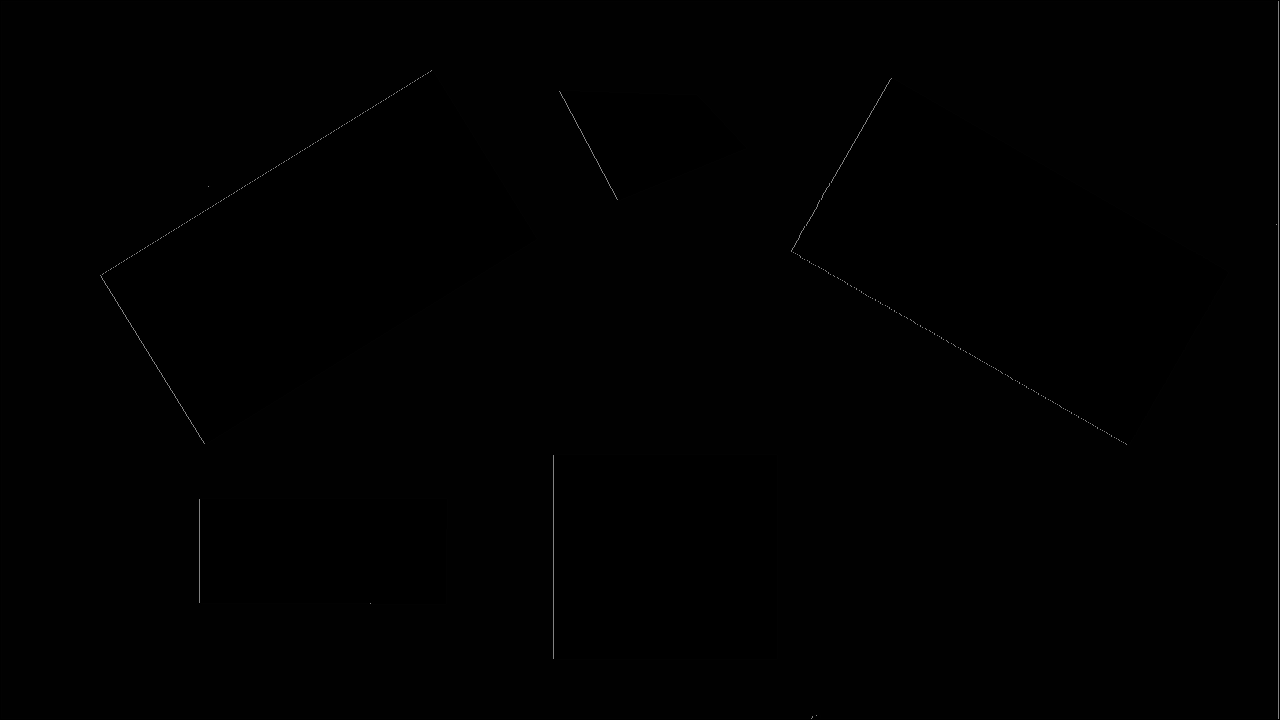
#> input picture python/img0.bmp, 1280 x 720 px
$ python test.py --file img0.bmp   (Python 2 division)   (older library calls are emulated)
#> lines starting #> are read from the running program, lines starting #| are printed output that depends on the picture; after the words box and inside, x2 and y2 are one past the last pixel; in counts of white or black regions, pixels touching at a corner belong together
# coding=UTF-8
import cv2
import cv2.cv as cv
import numpy as np

import sys
import argparse
parser = argparse.ArgumentParser(description='manual to this script')
parser.add_argument('--file', type=str, default = None)
args = parser.parse_args()
file =  args.file
#
def gamma_trans(img, gamma):

	gamma_table = [np.power(x/255.0, gamma)*255.0 for x in range(256)]
	gamma_table = np.round(np.array(gamma_table)).astype(np.uint8)

	return cv2.LUT(img, gamma_table)


img = cv2.imread(file)
#> img is the input picture: shape (720, 1280, 3); min 0, max 130, mean 1

emptyImage = np.zeros(img.shape, np.uint8)

emptyImage2 = img.copy()

emptyImage3=cv2.cvtColor(img,cv2.COLOR_BGR2GRAY)

(B,G,R) = cv2.split(img)
cv2.imwrite("colorB.bmp",B);
cv2.imwrite("colorG.bmp",G);
cv2.imwrite("colorR.bmp",R);

bgrequalizeHist1 = np.hstack([B,
                     G,
                     R
                     ])
B1 = cv2.equalizeHist(B)
G1 = cv2.equalizeHist(G)
R1 = cv2.equalizeHist(R)
img2 = cv2.merge( [B1, G1, R1])

bgrequalizeHist = np.hstack([B1,
                     G1,
                     R1
                     ])
blur = cv2.cvtColor(img, cv2.COLOR_BGR2HSV)
#> blur: shape (720, 1280, 3); mean H, S, V 0, 0, 1
blur = cv2.GaussianBlur(img,(3,3),0)

kernel = np.ones((5,5),np.uint8)
erosion = cv2.erode(img,kernel,1)
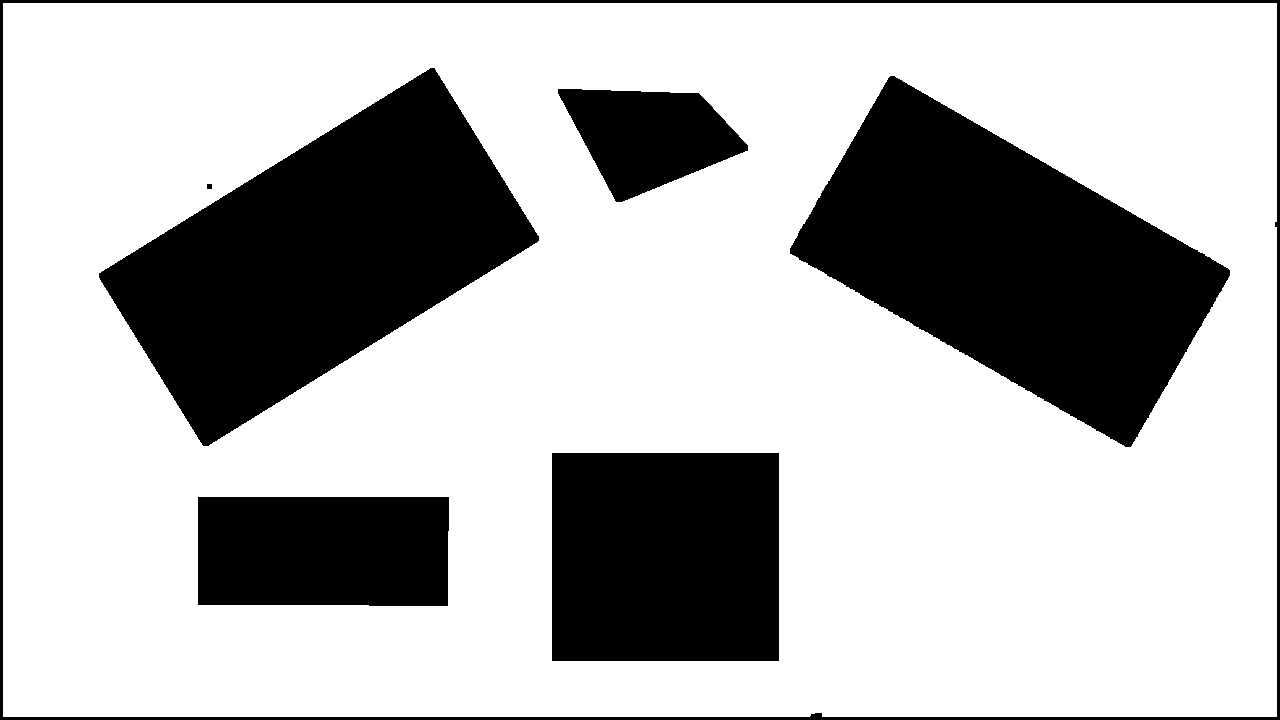
#> erosion: shape (720, 1280, 3); values 0 (black) and 1 (white), 71.6% white; 7 black regions, largest, box (x1, y1, x2, y2) and area: (790, 76, 1230, 447) 81045, (99, 68, 539, 446) 80626, (552, 453, 779, 661) 47216

#cv2.imshow("erosion",erosion)

canny = cv2.Canny(img2,30,90,3)
#> canny: shape (720, 1280); 0.91% white in thin lines or dots
#canny = cv2.medianBlur(canny,3)
canny = cv2.GaussianBlur(canny,(3,3),0)

#中值滤波
blurred = np.hstack([cv2.medianBlur(img,3),
                     cv2.medianBlur(img,5),
                     cv2.medianBlur(img,7)
                     ])
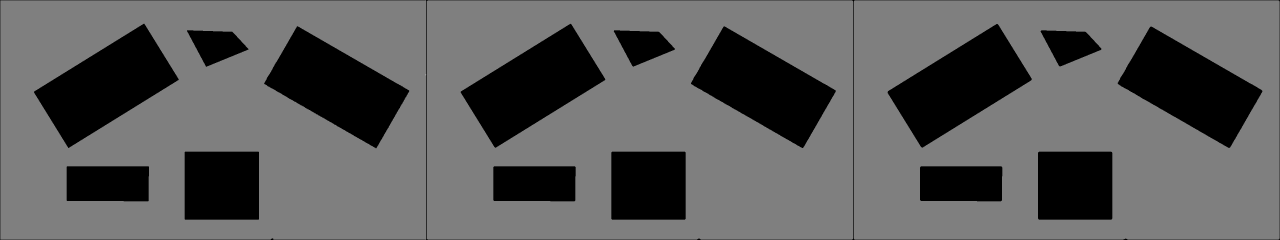
#> blurred: shape (720, 3840, 3) (shown at 1/3 size); min 0, max 2, mean 0.737; drawn with min black and max white
#cv2.imshow("Median",blurred)

#双边滤波
blurred = np.hstack([cv2.bilateralFilter(img,5,21,21),
                     cv2.bilateralFilter(img,7, 31, 31),
                     cv2.bilateralFilter(img,9, 41, 41)
                     ])
#cv2.imshow("Bilateral",blurred)

#cv2.imshow("canny", canny)
ret3,b = cv2.threshold(R,0,255, cv2.THRESH_BINARY+cv2.THRESH_OTSU)
#> b: shape (720, 1280); 0.2% white in thin lines or dots
#> ret3 = 2
cv2.imwrite("BR.bmp",b);
#cv2.imshow("R", th3)
ret3,g = cv2.threshold(G,0,255, cv2.THRESH_BINARY+cv2.THRESH_OTSU)
cv2.imwrite("BG.bmp",g);
#cv2.imshow("G", th3)
ret3,r = cv2.threshold(B,0,255, cv2.THRESH_BINARY+cv2.THRESH_OTSU)
cv2.imwrite("BB.bmp",r);
#cv2.imshow("B", th3)


bgr = np.hstack([b,g,r
                     ])
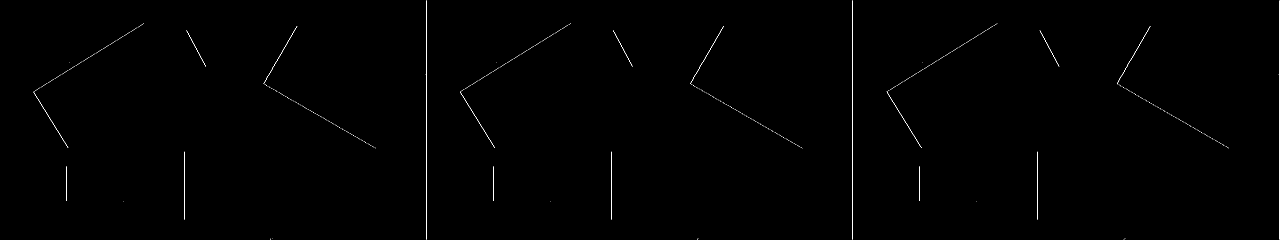
#> bgr: shape (720, 3840) (shown at 1/3 size); 0.2% white in thin lines or dots
cv2.imshow("bgr",bgr)

# [10 lines of commented-out code are left out]

cv2.imshow("canny", canny)
#blur = cv2.GaussianBlur(canny,(3,3),0)
#cv2.imshow("blur", blur)
kernel=np.ones((5,5),np.uint8)
##
element = cv2.getStructuringElement(cv2.MORPH_RECT,(3, 3))
dilate = cv2.dilate(img, element)
erode = cv2.erode(img, element)
#> erode: shape (720, 1280, 3); values 0 (black) and 1 (white), 72.7% white; 7 black regions (1 under 20 px), largest, box (x1, y1, x2, y2) and area: (791, 77, 1229, 446) 79427, (100, 69, 538, 445) 78994, (553, 454, 778, 660) 46350, (199, 498, 448, 605) 26397, (559, 90, 747, 201) 12657, (0, 0, 1280, 720) 8023

#将两幅图像相减获得边，第一个参数是膨胀后的图像，第二个参数是腐蚀后的图像
result = cv2.absdiff(dilate,erode);

#上面得到的结果是灰度图，将其二值化以便更清楚的观察结果
retval, result = cv2.threshold(result, 40, 255, cv2.THRESH_BINARY);
#> result: shape (720, 1280, 3); 0.82% white; 10 white regions (4 under 20 px), largest, box (x1, y1, x2, y2) and area: (1275, 0, 1280, 720) 2166, (99, 69, 433, 445) 1997, (790, 77, 1128, 446) 1977, (552, 454, 555, 660) 618, (558, 90, 619, 201) 449, (198, 498, 201, 604) 318
#反色，即对二值图每个像素取反
result = cv2.bitwise_not(result);
#> result: shape (720, 1280, 3); 99.2% white; 10 black regions (4 under 20 px)
#显示图像
cv2.imshow("result",result);

#
dst1=cv2.erode(img,kernel,iterations=1)
#cv2.imshow("erode", dst1)
#
dst2=cv2.dilate(canny,kernel,iterations=1)
#cv2.imshow("dilate", dst2)

#
dst3=cv2.morphologyEx(canny,cv2.MORPH_OPEN,kernel)
#cv2.imshow("morphologyEx_Open", dst3)

dst4=cv2.morphologyEx(canny,cv2.MORPH_CLOSE,kernel)
#cv2.imshow("morphologyEx_Close", dst4)

blur = cv2.GaussianBlur(img,(3,3),0)
gray = cv2.cvtColor(img, cv2.COLOR_BGR2GRAY)
cv2.imshow("Gray", gray)

gray_lap = cv2.Laplacian(gray,cv2.CV_64F,ksize = 3)
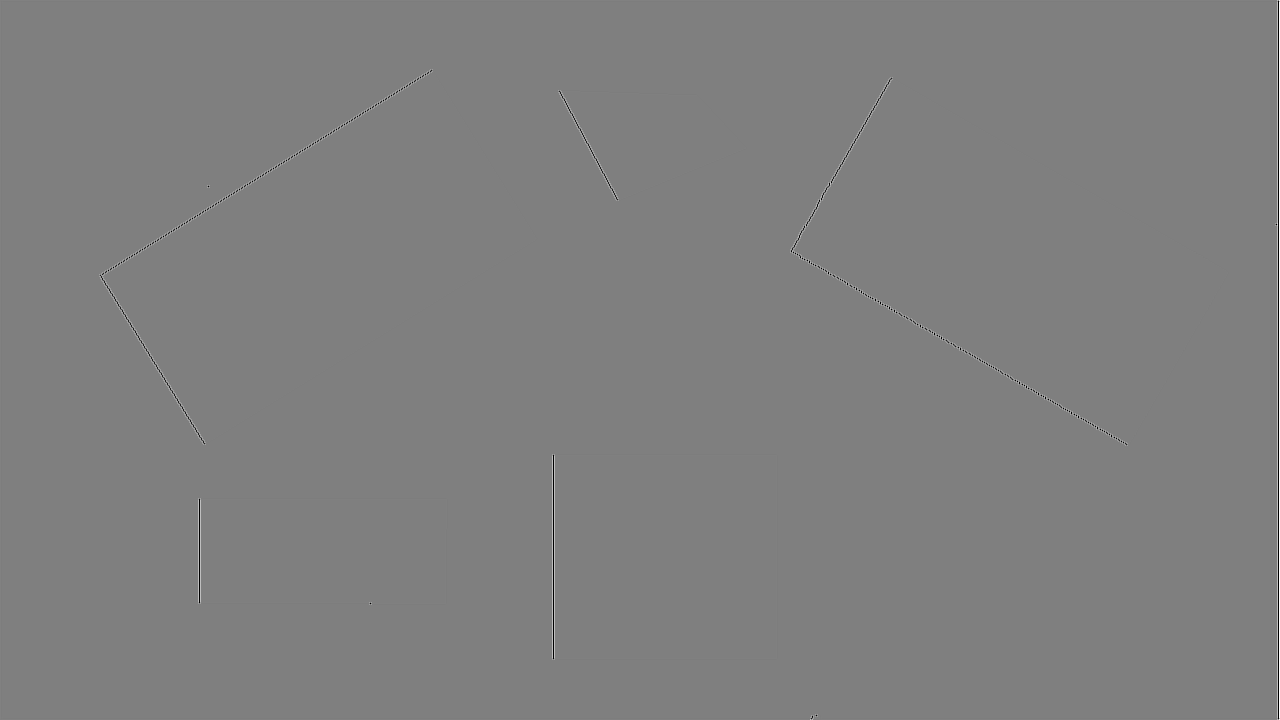
#> gray_lap: shape (720, 1280) float64; min -1038, max 1040, mean 0.4; drawn with min black and max white

gray_lap = np.uint8(np.absolute(gray_lap))

dst = cv2.convertScaleAbs(gray_lap)
dst = cv2.GaussianBlur(dst,(3,3),0)
cv2.imshow('laplacian',dst)
b = gray_lap;
contours, hierarchy = cv2.findContours(b,cv2.RETR_CCOMP,cv2.CHAIN_APPROX_SIMPLE)
#> contours = 881 contours, 869 with area under 20; largest, box (x1, y1, x2, y2) and area: (0, 0, 1280, 720) 919582, (2, 2, 1278, 718) 911580, (790, 76, 1230, 447) 79970, (99, 68, 539, 446) 79495, (793, 79, 1227, 444) 76736
print (len(contours))
#| 881
ic = 0


lines = cv2.HoughLinesP(b,1,np.pi/180,20, maxLineGap=20)
#> lines = 88 rows, first 6: [0, 718, 1279, 718], [0, 717, 1279, 717], [0, 0, 1279, 0], [0, 719, 1279, 719], [0, 2, 1279, 2], [0, 1, 1279, 1]
#lines = cv2.HoughLines(canny,1,np.pi/180,160)
lines1 = lines[:,0,:]#
#> lines1 has the same summary as lines
for x1,y1,x2,y2 in lines1[:]:
    cv2.line(emptyImage,(x1,y1),(x2,y2),(255,0,0),1)
#> this loop made 88 passes
#> (x1, y1, x2, y2) on passes 1 to 12: (0, 718, 1279, 718), (0, 717, 1279, 717), (0, 0, 1279, 0), (0, 719, 1279, 719), (0, 2, 1279, 2), (0, 1, 1279, 1), (1278, 716, 1278, 3), (1277, 716, 1277, 3), (2, 716, 2, 3), (1, 716, 1, 3), (0, 716, 0, 3), (1279, 716, 1279, 3)
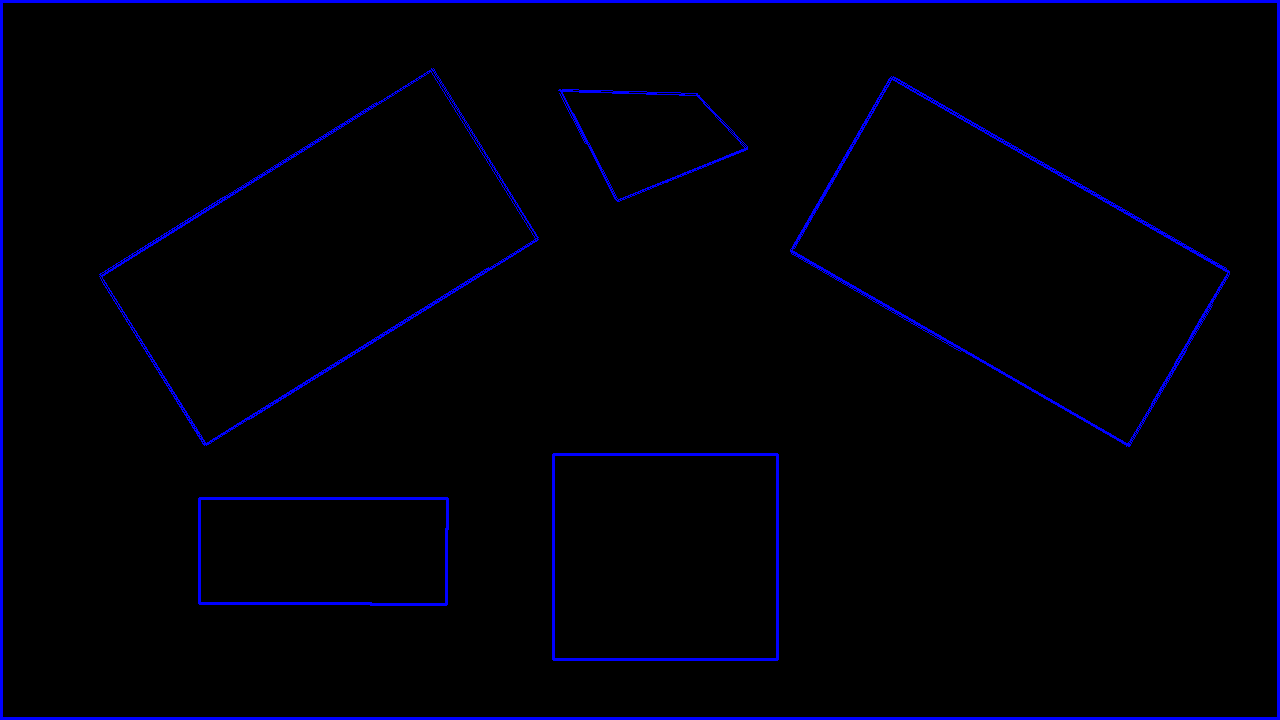
#> emptyImage: shape (720, 1280, 3); mean of channels 0, 1, 2 7, 0, 0; drawn as B, G, R
cv2.imshow("emptyImage", emptyImage)


for element in contours:
	#cv2.drawContours(emptyImage,element,-1,(0,255,0),2)
	#continue
	epsilon = 0.1 * cv2.arcLength(element, True)
	cnt = cv2.approxPolyDP(element, epsilon, closed=True)
	#########
	x,y,w,h =cv2.boundingRect(element)
	area = cv2.contourArea(cnt)
	if area <10 :
		continue
	#cv2.rectangle(emptyImage,(x,y),(x+w,y+h),(0,255,0),2)
	#continue
	#########

	lc = len(cnt)
	area = cv2.contourArea(cnt)
	if area < 200   :
		continue
	if lc== 4 :
		rect = cv2.minAreaRect(cnt)
		x,y,w,h = cv2.boundingRect(cnt)

		#if (abs(w-h) <1) :
		#	continue

		print x,y,w,h


		box = cv2.cv.BoxPoints(rect)
		box = np.int0(box)

	# [11 lines of commented-out code are left out]
		cv2.rectangle(emptyImage,(x,y),(x+w,y+h),(0,0,255),2)
		cv2.drawContours(emptyImage,[box],0,(255,255,255),2)
		# [5 lines of commented-out code are left out]
		ic = ic +1
#> this loop made 881 passes
#> (epsilon, cnt, lc) on passes 1, 4, 5, 6: (71.25, [[198, 498], [199, 604], [447, 604], [447, 497]], 4), (69.65, [[200, 500], [445, 499], [445, 602], [201, 602]], 4), (86.37, [[552, 454], [553, 660], [778, 659], [777, 453]], 4), (84.77, [[554, 456], [775, 455], [776, 657], [555, 658]], 4)
#> (epsilon, lc, rect) on passes 118, 495, 498, 874, 879, 881: (127.4, 4, ((1009.9, 260.9), (202.9, 390.6), -60.22)), (127.1, 4, ((1009.8, 260.9), (197.6, 386.6), -60.05)), (127, 4, ((318.5, 256.5), (392.8, 200.7), -31.66)), (124.6, 4, ((318.5, 257), (388.3, 195.4), -31.72)), (400.2, 4, ((639.5, 359.5), (719, 1279), -90)), (398.5, 4, ((639.5, 359.5), (1274.4, 714), -0.045))
#| 198 497 250 108
#| 200 499 246 104
#| 552 453 227 208
#| 554 455 223 204
#| 790 76 440 371
#| 793 79 434 365
#| 99 68 440 378
#| 102 72 434 371
#> (further printed lines are left out)
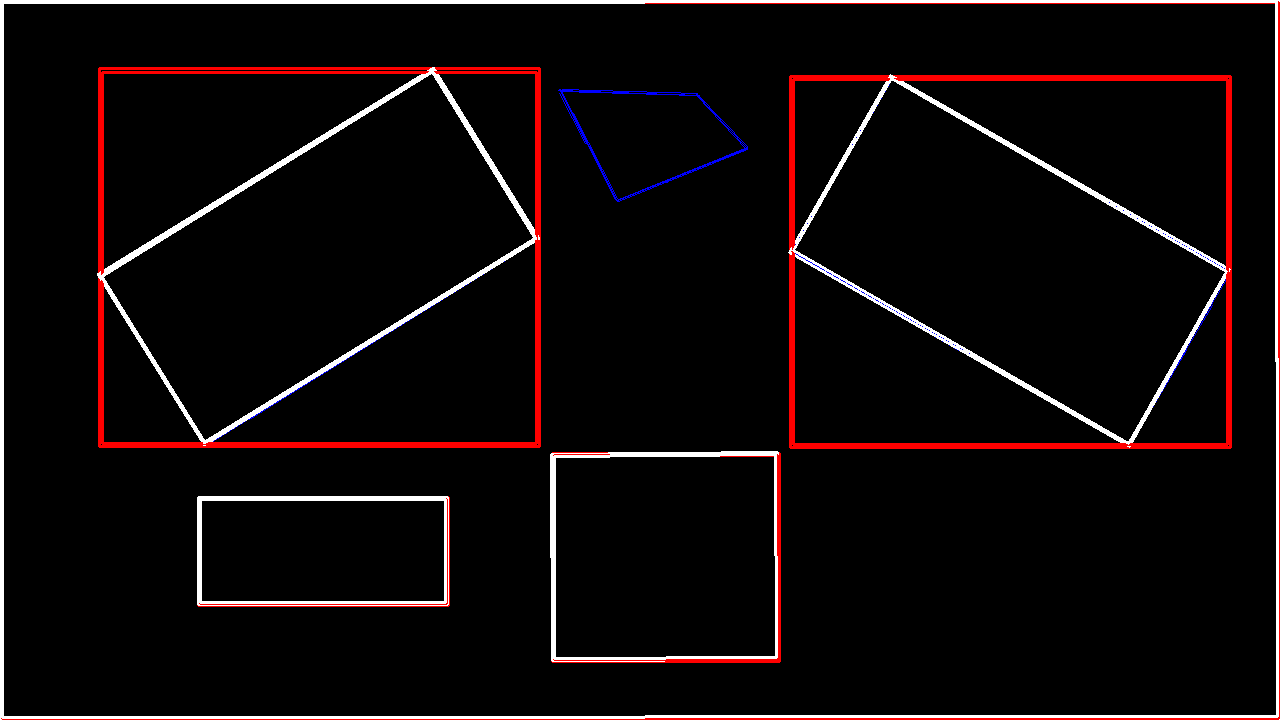
#> emptyImage: shape (720, 1280, 3); 6.22% of pixels changed, all inside (x1, y1, x2, y2) = (0, 0, 1280, 720); drawn as B, G, R
#> after the loop, ic = 10
	# [7 lines of commented-out code are left out]
print ic
#| 10


#cv2.drawContours(emptyImage2,contours,-1,(255,255,255),4)

cv2.imshow("emptyImage2", emptyImage)
#cv2.imshow("edges", img)


cv2.waitKey (0)
cv2.destroyAllWindows()
